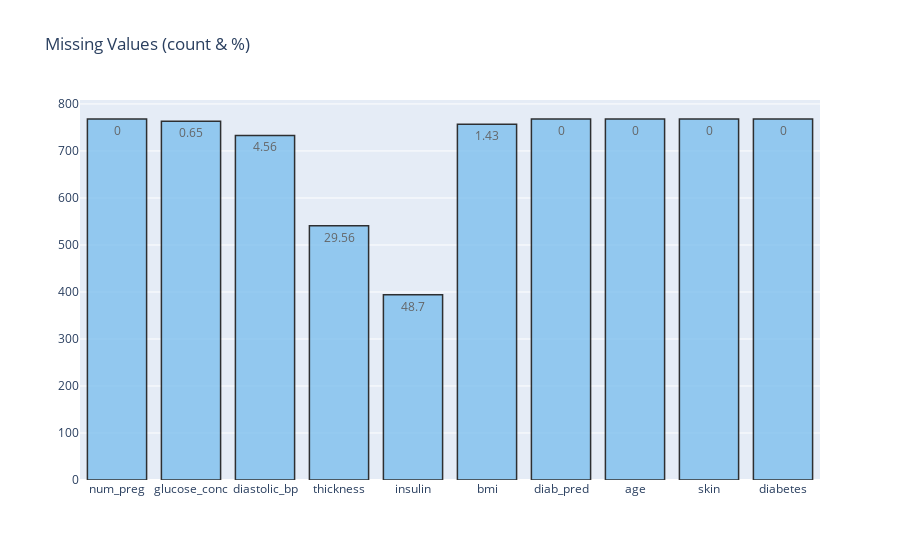

Notebook source saved alongside this figure:
### Code cell
missing_plot(df, 'diabetes')

### Figure 1 — Plotly figure (JSON) as saved in the notebook; plotly's stock layout.template omitted (floating-point values rounded to 4 significant figures)
{"data": [{"marker": {"color": "#7EC0EE", "line": {"color": "#000000", "width": 1.5}}, "opacity": 0.8, "text": [0, 0.65, 4.56, 29.56, 48.7, 1.43, 0, 0, 0, 0], "textposition": "auto", "type": "bar", "x": ["num_preg", "glucose_conc", "diastolic_bp", "thickness", "insulin", "bmi", "diab_pred", "age", "skin", "diabetes"], "y": [768, 763, 733, 541, 394, 757, 768, 768, 768, 768]}], "layout": {"title": {"text": "Missing Values (count & %)"}}}
